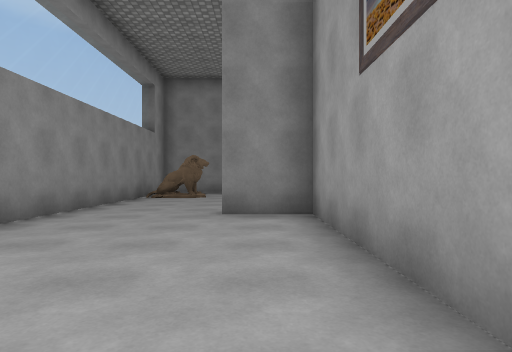
View 1 (above)

20 first-person views from a walk through a Unity game level. The camera is 1.2 m above the floor, looks level and sees 75° across. The floor is counted in squares, 2 m on a side. Each view is taken from the middle of a square. On the plan, view 1 faces up. The plan holds only what a view shows up to about 10 squares ahead; the rest is blank. The player character is not drawn. Some animated figures are left out. Some surface patterns are stand-ins.

View 2
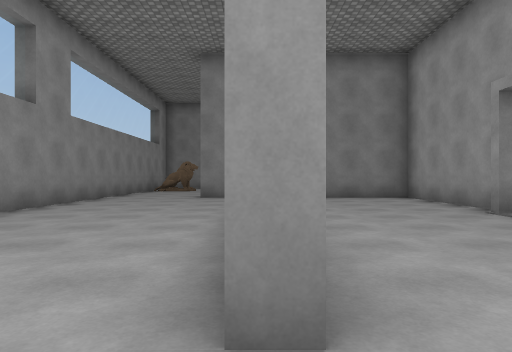

View 3
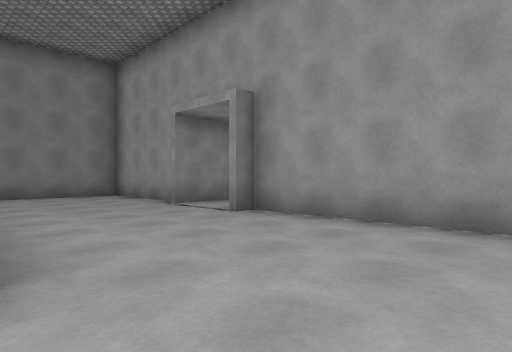

View 4
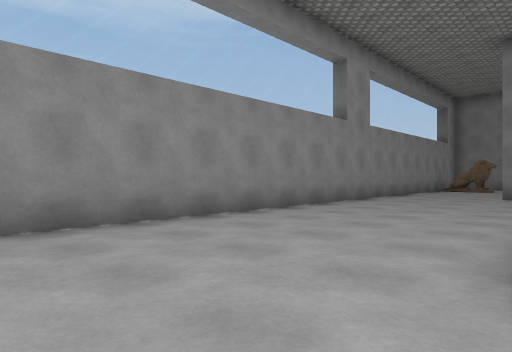

View 5
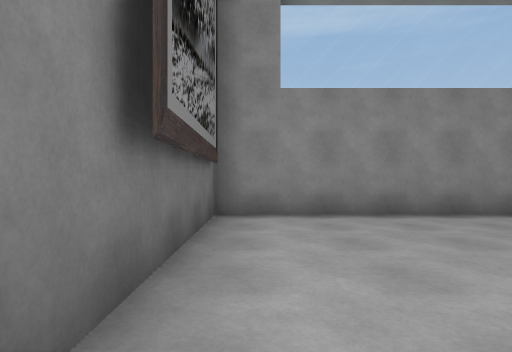

View 6
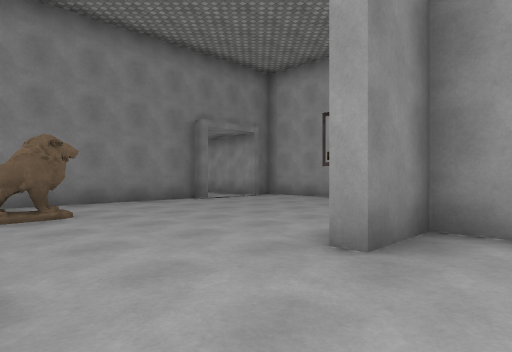

View 7
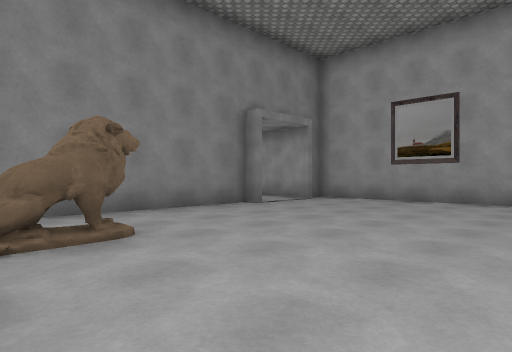

View 8
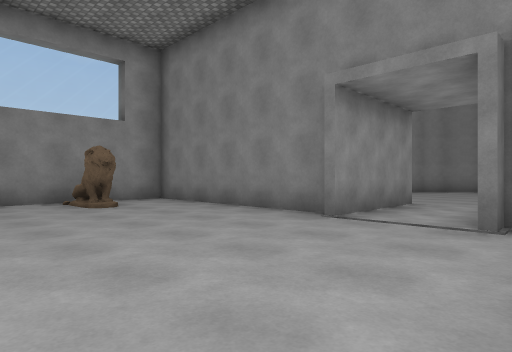

View 9
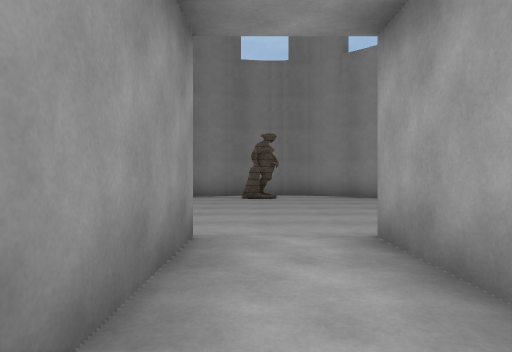

View 10
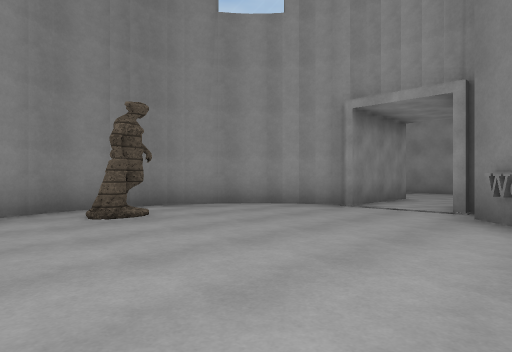

View 11
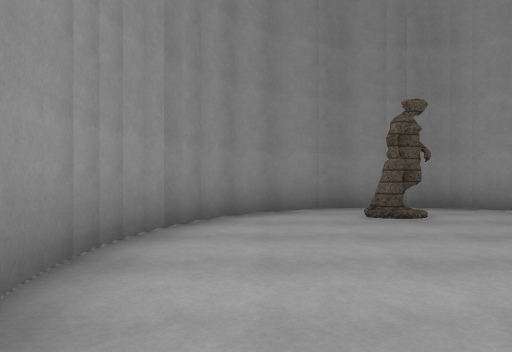

View 12
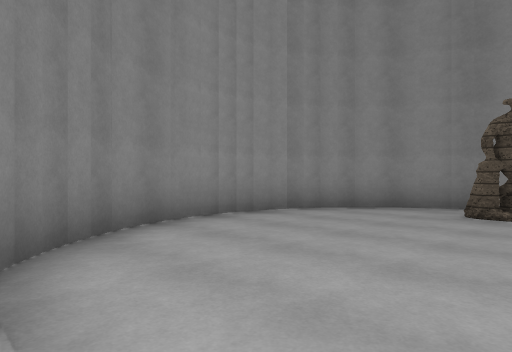

View 13
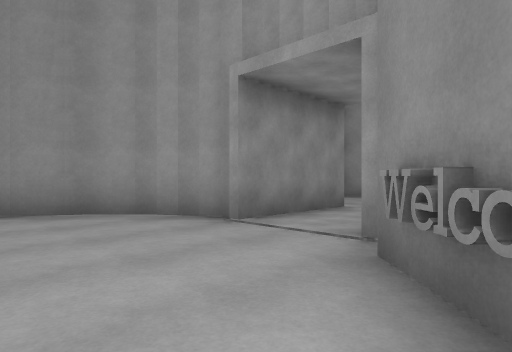

View 14
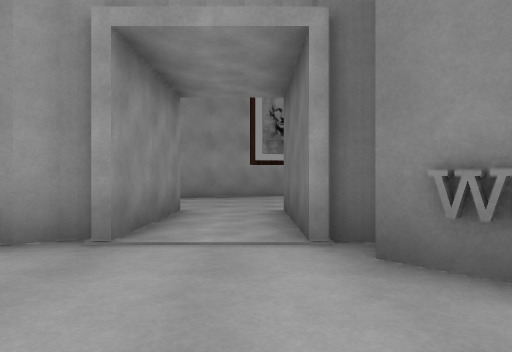

View 15
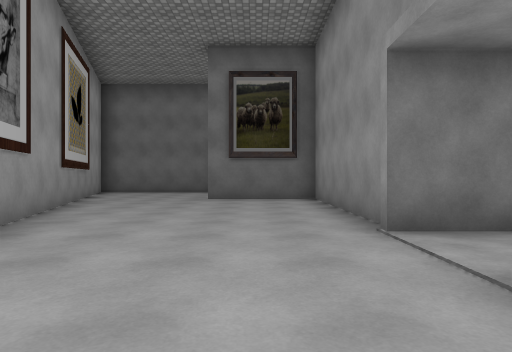

View 16
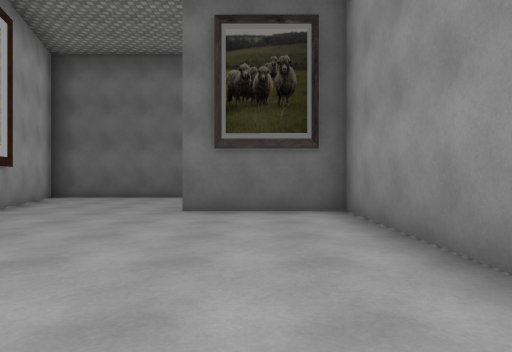

View 17
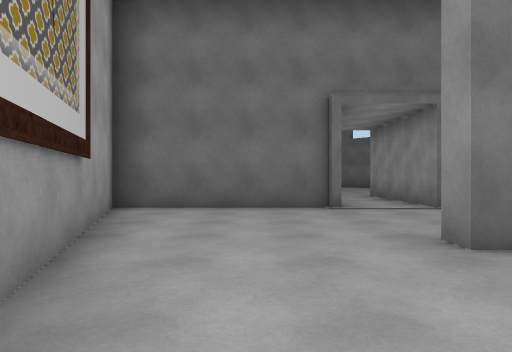

View 18
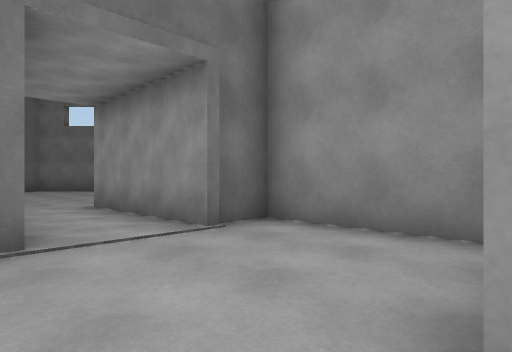

View 19
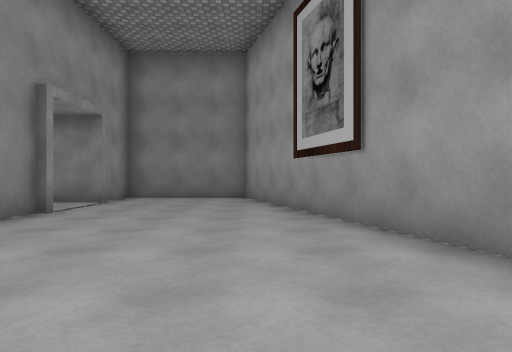

View 20
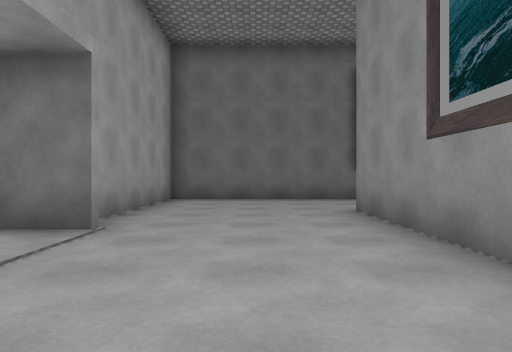

### Floor plan
Ten units are one square. View 1 is at (0, 0); x grows to the right and y downward. Boxes are objects, and circles mark ways between rooms. Rooms are numbered by the first view taken in them; rooms with no view inside come last. Other rooms are left out.
<svg viewBox="-37 -218 209 279">
<path fill="none" stroke="#000" d="M9 -11 9 -52 -5 -52 -5 -56M12 -7 12 29M52 -20 52 -52 23 -52M52 -70 52 -116 43 -116 43 -111M22 -111 22 -116 -32 -116 -32 56 52 56 52 8 48 8M24 -143 24 -111M53 -150 65 -162M4 -153 7 -149M6 -150 9 -146M8 -147 12 -144M0 -159 2 -155M1 -156 4 -152M-2 -162 0 -158M-3 -169 -2 -164M-4 -175 -3 -168M-3 -183 -3 -178M-2 -186 -3 -181M-1 -190 -2 -185M3 -196 0 -192M5 -199 2 -195M19 -210 14 -207M22 -211 17 -209M26 -212 21 -211M32 -213 24 -212M35 -213 30 -213M43 -212 38 -213M47 -211 42 -213M59 -204 55 -207M64 -199 61 -203M71 -188 69 -192M66 -197 63 -201M70 -191 67 -195M56 -207 52 -209M62 -202 58 -206M53 -209 49 -211M42 -111 42 -143M94 -164 94 -113 123 -113M98 -183 69 -183M70 -160 72 -165M69 -165 98 -165M150 -129 127 -202 94 -202 94 -189M125 -77 167 -77 150 -129M123 -113 123 -108M107 -80 107 -42M94 -104 94 -77 104 -77"/>
<rect x="-25" y="-105" width="10" height="10" fill="#bbb"><title>other object</title></rect>
<rect x="25" y="-205" width="10" height="10" fill="#bbb"><title>statue</title></rect>
<circle cx="35" cy="-120" r="3" fill="#2a7"/>
<circle cx="65" cy="-175" r="3" fill="#2a7"/>
<circle cx="135" cy="-115" r="3" fill="#2a7"/>
<text x="0" y="-30">1</text>
<text x="30" y="-170">2</text>
<text x="110" y="-160">3</text>
<text x="130" y="-90">4</text>
</svg>
Room 1 opens to room 2. Room 2 opens to room 3. Room 3 opens to room 4.

Where each view was taken, in squares from view 1:
view 1: 0 up, 0 right, facing up
view 2: 4 down, 1 right, facing up
view 3: 5 down, 1 right, facing up-right
view 4: 5 down, 1 right, facing up-left
view 5: 5 down, 2 right, facing left
view 6: 4 up, 3 left, facing up-right
view 7: 6 up, 3 left, facing up-right
view 8: 7 up, 5 right, facing up-left
view 9: 11 up, 3 right, facing up
view 10: 15 up, 1 right, facing up-right
view 11: 15 up, 1 right, facing up
view 12: 14 up, 4 right, facing up-left
view 13: 15 up, 4 right, facing up-right
view 14: 17 up, 4 right, facing right
view 15: 20 up, 11 right, facing down
view 16: 17 up, 11 right, facing down
view 17: 14 up, 14 right, facing down
view 18: 11 up, 13 right, facing down-left
view 19: 11 up, 13 right, facing up
view 20: 3 up, 3 right, facing down
